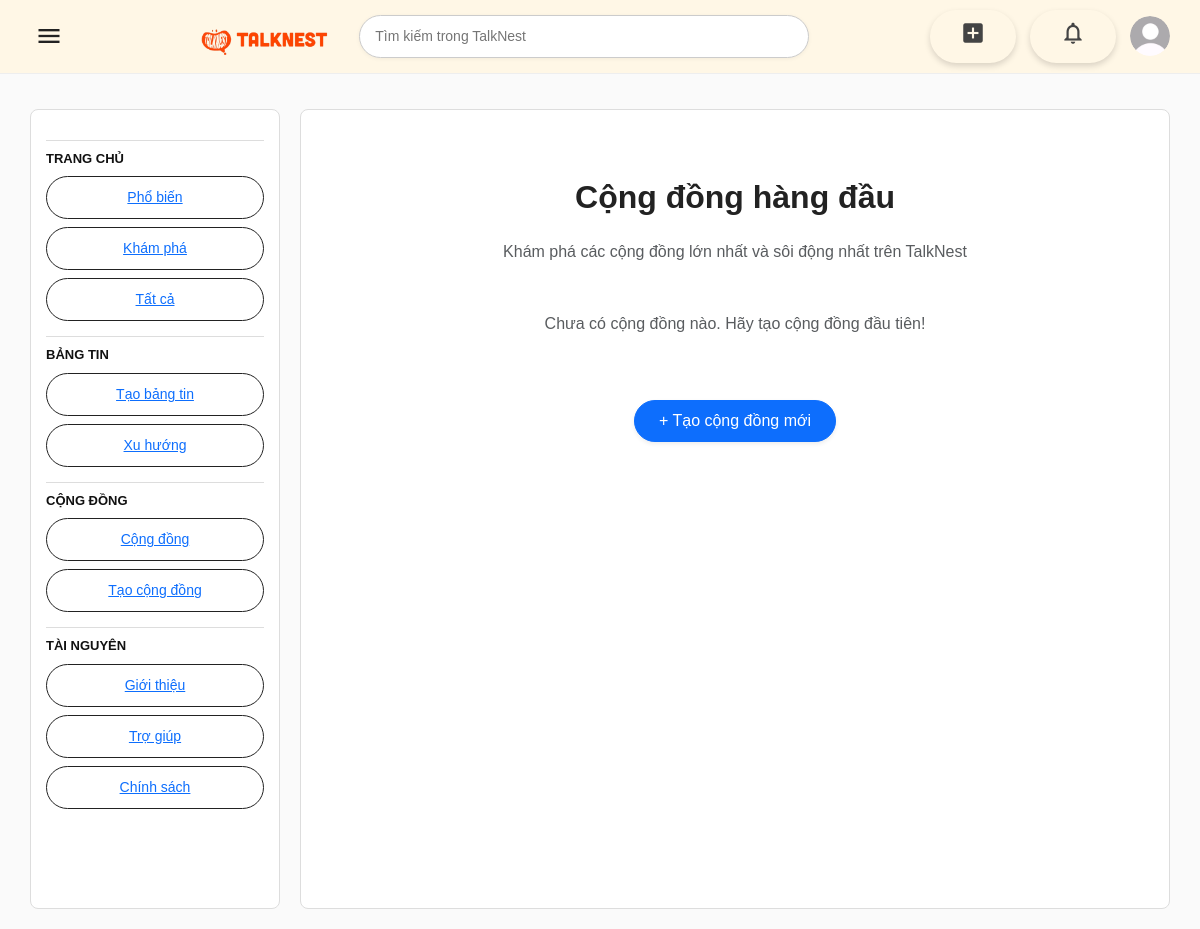
/communities/ (signed in), run on an earlier commit of the app's database.
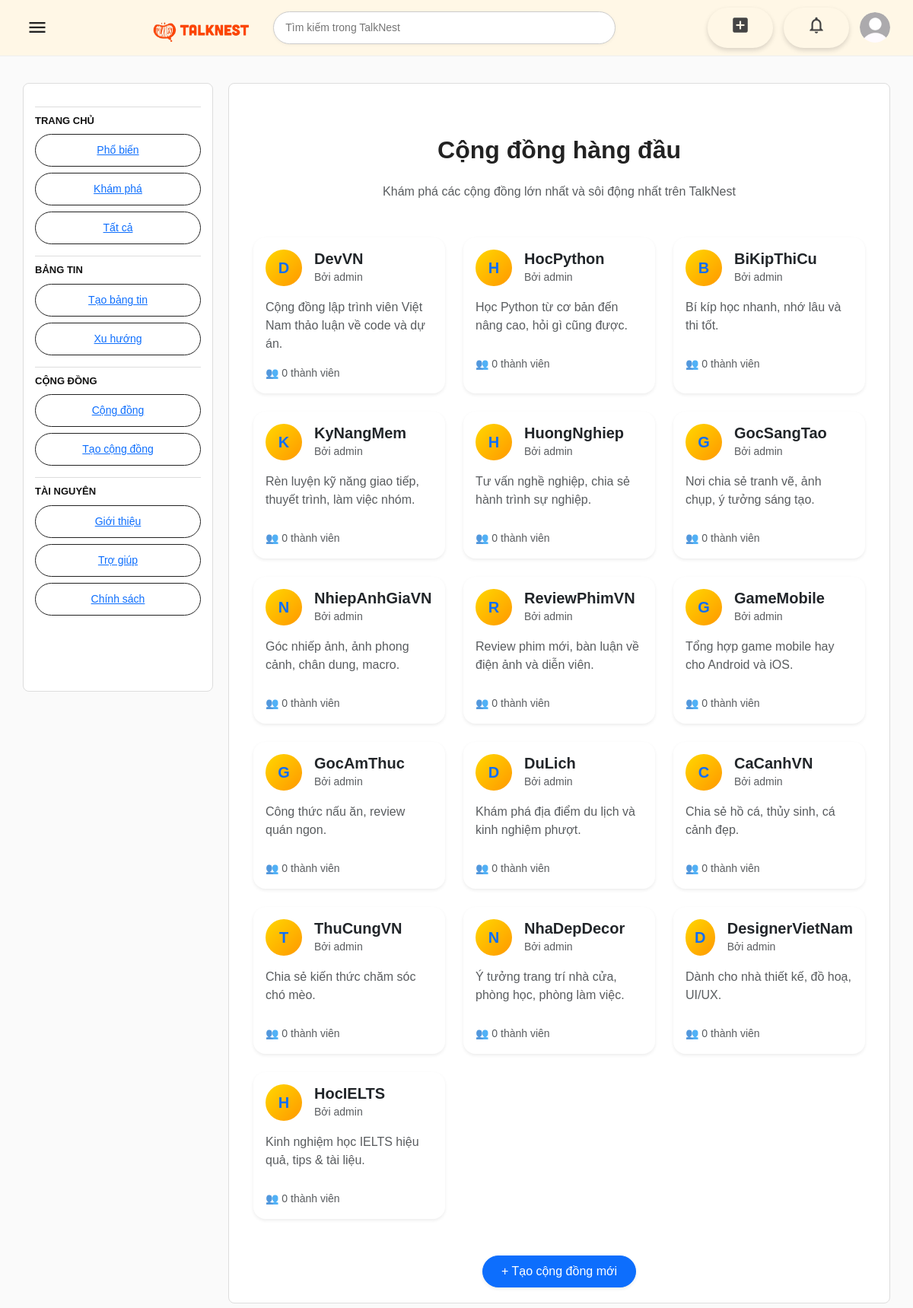
And on a later commit of the database.
### talknest/models.py (models this page shows, shortened)
class Community(models.Model):
    community_id = models.AutoField(primary_key=True)
    name = models.CharField(max_length=250, unique=True)
    description = models.TextField(blank=True, null=True)
    created_at = models.DateTimeField(auto_now_add=True)
    created_by = models.ForeignKey(User, on_delete=models.SET_NULL, null=True, blank=True, related_name='communities_created')
    members = models.ManyToManyField(User, related_name='joined_communities', blank=True)
    banner = models.ImageField(upload_to='community_banners/', null=True, blank=True)
    logo = models.ImageField(upload_to='community_logos/', null=True, blank=True)

### talknest/views.py (the view, shortened to what this page needs)
# urls.py: path('communities/', views.community_list, name='community_list'),
def community_list(request):
    communities = Community.objects.all()
    return render(request, 'community_list.html', {'communities': communities})

### talknest/templates/community_list.html (shortened to what this page needs)
{% extends 'base.html' %}
{% block content %}
<div class="container mt-5">
  <h2 class="mb-4 fw-bold text-center">Cộng đồng hàng đầu</h2>
  <p class="text-center text-muted mb-5">Khám phá các cộng đồng lớn nhất và sôi động nhất trên TalkNest</p>
  <div class="row g-4">
    {% for c in communities %}
      <div class="col-12 col-md-6 col-lg-4">
        <div class="card h-100 shadow-sm border-0 rounded-4 hover-card">
          <div class="card-body">
            <div class="d-flex align-items-center mb-3">
              <div class="avatar bg-light rounded-circle me-3" style="width:48px; height:48px;">
                <span class="d-flex align-items-center justify-content-center h-100 text-primary fw-bold">
                  {{ c.name|slice:":1" }}
                </span>
              </div>
              <div>
                <h5 class="card-title mb-0">
                  <a href="{% url 'community_detail' c.community_id %}" class="text-decoration-none text-dark fw-semibold">
                    {{ c.name }}
                  </a>
                </h5>
                <small class="text-muted">Bởi {{ c.created_by.username }}</small>
              </div>
            </div>
            <p class="card-text text-muted" style="min-height:60px;">
              {{ c.description|truncatechars:100 }}
            </p>
            <p class="text-muted small mb-0">
              👥 {{ c.members.count }} thành viên
            </p>
          </div>
        </div>
      </div>
    {% empty %}
      <p class="text-center text-muted">Chưa có cộng đồng nào. Hãy tạo cộng đồng đầu tiên!</p>
    {% endfor %}
  </div>
  <div class="text-center mt-5">
    <a href="{% url 'create_community' %}" class="btn btn-primary px-4 py-2 rounded-pill shadow-sm">
      + Tạo cộng đồng mới
    </a>
  </div>
</div>
{% endblock %}

### templates/base.html (shortened to what this page needs)
<!DOCTYPE html>
<html lang="vi">
{% load static %}
<head>
    <link rel="stylesheet" href="{% static 'main.css' %}">
    <link rel="stylesheet" href="https://cdnjs.cloudflare.com/ajax/libs/font-awesome/6.4.0/css/all.min.css">
    <link href="https://cdn.jsdelivr.net/npm/bootstrap@5.3.2/dist/css/bootstrap.min.css" rel="stylesheet">
</head>
  <link rel="stylesheet" href="{% static 'main.css' %}">
</head>
<body>
<header class="navbar">
  <button id="toggle-sidebar" class="toggle-btn">
    <span class="material-icons">menu</span>
  </button>
  <div class="logo">
    <img src="{% static 'talknest/images/logo.png' %}" alt="TalkNest Logo">
  </div>
<div class="search-box">
  <form id="search-form" method="get" action="{% url 'search_results' %}">
    <input
      type="text"
      name="q"
      class="search-input"
      placeholder="Tìm kiếm trong TalkNest"
    />
  </form>
</div>
  <div class="auth-buttons">
    {% if user.is_authenticated %}
      <button class="btn create"><span class="material-icons">add_box</span></button>
      <button class="btn notification"><span class="material-icons">notifications_none</span></button>
      <div class="user-avatar">
  {% if user.is_authenticated %}
      {% if user.user_profile.avatar_url %}
          <img src="{{ user.user_profile.avatar_url.url }}" alt="User Avatar">
      {% else %}
          <img src="{% static 'talknest/images/avatar.png' %}" alt="Default Avatar">
      {% endif %}
  {% else %}
      <img src="{% static 'talknest/images/avatar.png' %}" alt="Guest Avatar">
  {% endif %}
      </div>
    {% else %}
      <a href="{% url 'login' %}"><button class="btn login">Đăng nhập</button></a>
      <a href="{% url 'register' %}"><button class="btn register">Đăng ký</button></a>
    {% endif %}
  </div>
</header>
<div class="main-layout">
  <aside class="sidebar" id="sidebar">
    <nav class="menu">
      <h4>Trang chủ</h4>
      <ul>
        <li><a href="#">Phổ biến</a></li>
        <li><a href="#">Khám phá</a></li>
        <li><a href="#">Tất cả</a></li>
      </ul>
      <h4>Bảng tin</h4>
      <ul>
        <li><a href="#">Tạo bảng tin</a></li>
        <li><a href="#">Xu hướng</a></li>
      </ul>
      <div class="sidebar-section">
  <h4>CỘNG ĐỒNG</h4>
<ul>
  <li><a href="{% url 'community_list' %}">Cộng đồng</a></li>
  <li><a href="{% url 'create_community' %}">Tạo cộng đồng</a></li>
</ul>
      <h4>Tài nguyên</h4>
      <ul>
        <li><a href="#">Giới thiệu</a></li>
        <li><a href="#">Trợ giúp</a></li>
        <li><a href="#">Chính sách</a></li>
      </ul>
    </nav>
  </aside>
  <main class="content">
    {% block content %}
    {% endblock %}
  </main>
</div>
</body>
</html>

### static/main.css (style rules this page uses)
* { box-sizing: border-box; }
body { margin: 0; font-family: Arial, sans-serif; background: #fafafa; color: #222; }
.navbar { display: flex; align-items: center; justify-content: space-between; background: #fff7e6; padding: 10px 30px; border-bottom: 1px solid #eee; position: sticky; top: 0; z-index: 100; }
.logo { display: flex; align-items: center; gap: 50px; }
.logo img { height: 50px; transform: scale(3); transform-origin: left center; }
.search-box input { width: 450px; padding: 10px 15px; border-radius: 30px; border: 1px solid #ccc; outline: none; transition: all 0.3s ease; }
.auth-buttons { display: flex; align-items: center; gap: 14px; }
.auth-buttons .btn { font-weight: 600; border: none !important; border-radius: 30px !important; cursor: pointer; padding: 10px 30px !important; font-size: 15px !important; color: #fff !important; transition: all 0.25s ease-in-out !important; box-shadow: 0 3px 6px rgba(0, 0, 0, 0.15) !important; }
.user-avatar { width: 40px; height: 40px; border-radius: 50%; overflow: hidden; }
.user-avatar img { width: 100%; height: 100%; object-fit: cover; border-radius: 50%; }
.main-layout { display: grid; grid-template-columns: 250px 1fr; gap: 20px; padding: 20px 30px; margin-top: 15px; }
.sidebar { background: #fff; border: 1px solid #ddd; border-radius: 8px; padding: 15px; height: 100vh; overflow-y: auto; }
.sidebar .menu ul { list-style: none; padding: 0; margin: 0; }
.sidebar .menu li { display: flex; align-items: center; justify-content: center; border: 1px solid #222; border-radius: 50px; padding: 10px; margin: 8px 0; font-size: 14px; cursor: pointer; transition: background 0.2s ease, transform 0.1s ease; }
.sidebar .menu h4 { margin: 15px 0 10px; font-size: 13px; font-weight: bold; color: #111; text-transform: uppercase; border-top: 1px solid #ddd; padding-top: 10px; }
.content { background: #fff; border: 1px solid #ddd; border-radius: 8px; padding: 20px; min-height: 80vh; }
.toggle-btn { background: none; border: none; cursor: pointer; padding: 5px; }
.toggle-btn .material-icons { font-size: 28px; color: #222; vertical-align: middle; }
.auth-buttons .btn { background: none; border: none; box-shadow: none; padding: 6px; cursor: pointer; }
.auth-buttons .btn .material-icons { font-size: 26px; color: #444; transition: color 0.2s ease; }
.search-box { position: relative; display: inline-block; }
.search-input { width: 350px; padding: 8px 14px; border: 1.5px solid #ff6600; border-radius: 30px; font-size: 14px; outline: none; transition: all 0.3s ease; background: #fff; box-shadow: 0 1px 4px rgba(0,0,0,0.05); }

### talknest/templates/community_list.html (style rules this page uses)
.avatar { background: linear-gradient(135deg, #FFD700, #FF9800); color: white; font-size: 20px; }

What changed in the data, as far as the page shows it:
added Community: name "D", name "DevVN", created_by.username "admin", description "Cộng đồng lập trình viên Việt Nam thảo luận về code và dự án.", members.count "0"
added Community: name "H", name "HocPython", created_by.username "admin", description "Học Python từ cơ bản đến nâng cao, hỏi gì cũng được.", members.count "0"
added Community: name "B", name "BiKipThiCu", created_by.username "admin", description "Bí kíp học nhanh, nhớ lâu và thi tốt.", members.count "0"
added Community: name "K", name "KyNangMem", created_by.username "admin", description "Rèn luyện kỹ năng giao tiếp, thuyết trình, làm việc nhóm.", members.count "0"
added Community: name "H", name "HuongNghiep", created_by.username "admin", description "Tư vấn nghề nghiệp, chia sẻ hành trình sự nghiệp.", members.count "0"
added Community: name "G", name "GocSangTao", created_by.username "admin", description "Nơi chia sẻ tranh vẽ, ảnh chụp, ý tưởng sáng tạo.", members.count "0"
added Community: name "N", name "NhiepAnhGiaVN", created_by.username "admin", description "Góc nhiếp ảnh, ảnh phong cảnh, chân dung, macro.", members.count "0"
added Community: name "R", name "ReviewPhimVN", created_by.username "admin", description "Review phim mới, bàn luận về điện ảnh và diễn viên.", members.count "0"
added Community: name "G", name "GameMobile", created_by.username "admin", description "Tổng hợp game mobile hay cho Android và iOS.", members.count "0"
added Community: name "G", name "GocAmThuc", created_by.username "admin", description "Công thức nấu ăn, review quán ngon.", members.count "0"
added Community: name "D", name "DuLich", created_by.username "admin", description "Khám phá địa điểm du lịch và kinh nghiệm phượt.", members.count "0"
added Community: name "C", name "CaCanhVN", created_by.username "admin", description "Chia sẻ hồ cá, thủy sinh, cá cảnh đẹp.", members.count "0"
added Community: name "T", name "ThuCungVN", created_by.username "admin", description "Chia sẻ kiến thức chăm sóc chó mèo.", members.count "0"
added Community: name "N", name "NhaDepDecor", created_by.username "admin", description "Ý tưởng trang trí nhà cửa, phòng học, phòng làm việc.", members.count "0"
added Community: name "D", name "DesignerVietNam", created_by.username "admin", description "Dành cho nhà thiết kế, đồ hoạ, UI/UX.", members.count "0"
added Community: name "H", name "HocIELTS", created_by.username "admin", description "Kinh nghiệm học IELTS hiệu quả, tips & tài liệu.", members.count "0"
Also different on the page:
text no longer shown: "Chưa có cộng đồng nào. Hãy tạo cộng đồng đầu tiên!"
